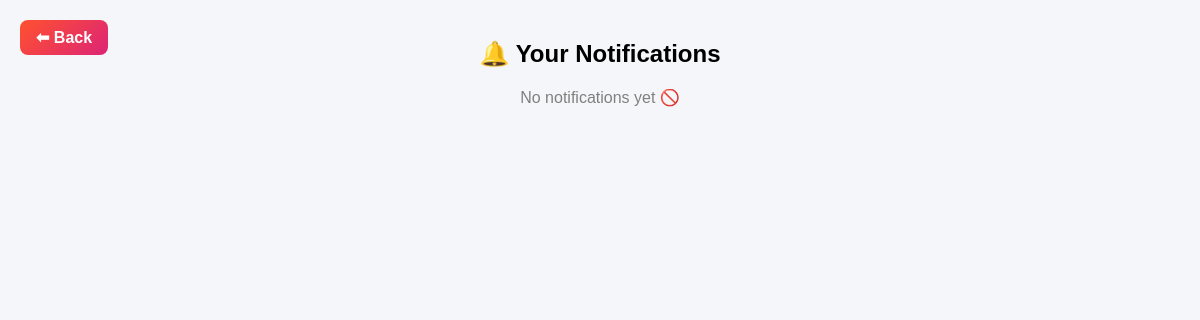
Page /core/notifications/ (signed in) on the earlier database version.
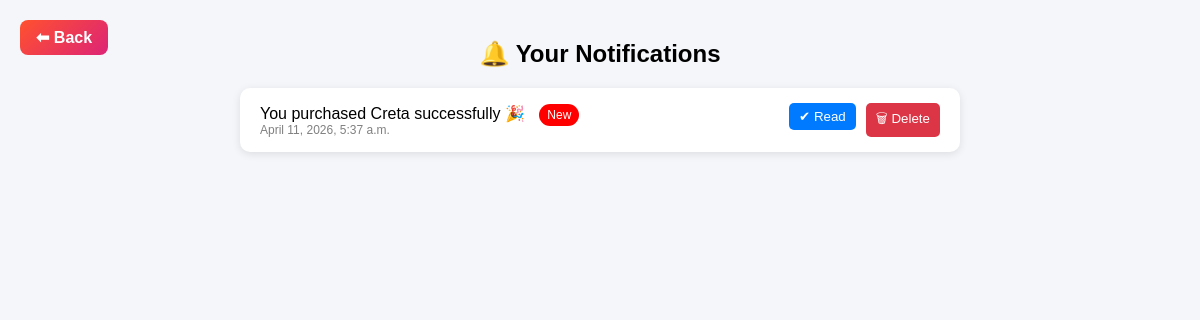
Same page on the later database version.
### core/models.py (models this page shows, shortened)
class Notification(models.Model):
    NOTIFICATION_TYPES = (
        ('info', 'Info'),
        ('warning', 'Warning'),
        ('success', 'Success'),
    )
    user = models.ForeignKey(User, on_delete=models.CASCADE, related_name='notifications')
    message = models.TextField()
    notification_type = models.CharField(max_length=10, choices=NOTIFICATION_TYPES, default='info')
    is_read = models.BooleanField(default=False)
    created_at = models.DateTimeField(auto_now_add=True)

### core/views.py (the view)
# urls.py: path('notifications/', views.get_notifications, name='notifications'),
def get_notifications(request):
    notifications = request.user.notifications.all().order_by('-created_at')
    return render(request, 'notifications.html', {'notifications': notifications})

### templates/notifications.html (shortened to what this page needs)
<!DOCTYPE html>
<html>
<head>
</head>
<body>
    <a href="{% url 'dashboard' %}" class="back-btn">⬅ Back</a>
<div class="container">
    <h2>🔔 Your Notifications</h2>
    {% if notifications %}
        {% for notification in notifications %}
            <div class="notification-card">
                <div>
                    <div class="message">
                        {{ notification.message }}
                        {% if not notification.is_read %}
                            <span class="badge">New</span>
                        {% endif %}
                    </div>
                    <div class="time">
                        {{ notification.created_at }}
                    </div>
                </div>
                <div class="btn-group">
                    {% if not notification.is_read %}
                        <a href="{% url 'mark_as_read' notification.id %}">
                            <button class="read-btn">✔ Read</button>
                        </a>
                    {% endif %}
                    <a href="{% url 'delete_notification' notification.id %}"
                       onclick="return confirm('Are you sure you want to delete this notification?')">
                        <button class="delete-btn">🗑 Delete</button>
                    </a>
                </div>
            </div>
        {% endfor %}
    {% else %}
        <p class="empty">No notifications yet 🚫</p>
    {% endif %}
</div>
</body>
</html>

Differences in the rows shown:
added Notification: message "You purchased Creta successfully 🎉", is_read "New", created_at "April 11, 2026, 5:37 a.m."
Other differences:
text no longer shown: "No notifications yet 🚫"
